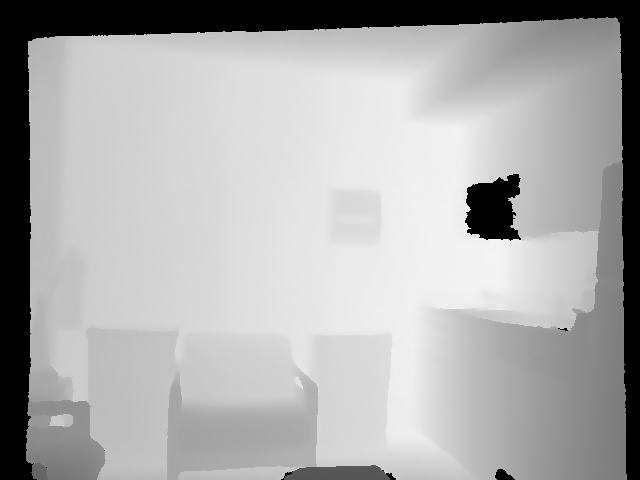
%> input picture demo/NYU0001_0000.png, 640 x 480 px
$ octave --eval "perpareDataTest;"   (GNU Octave 9; MATLAB toolbox functions it lacks are replaced by stand-ins)
%> lines starting %> are read from the running program, lines starting %| are printed output that depends on the picture; in (x1, y1, x2, y2) boxes, pixels count from 0 and x2, y2 are one past the last pixel; in counts of white or black regions, pixels touching at a corner belong together; the program's own positions count from 1
### matlab_code/utils/readDepth.m
function depthInpaint = readDepth(depthpath)
%> called with depthpath = '../demo/NYU0001_0000.png'
    depthVis = imread(depthpath);
%> depthVis is the input picture: size 480x640 uint16; min 0, max 29624, mean 20036.9
    depthInpaint = bitor(bitshift(depthVis,-3), bitshift(depthVis,16-3));
    depthInpaint = double(depthInpaint)/1000;
%> depthInpaint: size 480x640 double
end

### matlab_code/utils/read_3d_pts_general.m
function [rgb,points3d]=read_3d_pts_general(depthInpaint,K,depthInpaintsize,imageName)
%> called with K = [518.9 0 320; 0 518.9 240; 0 0 1], depthInpaintsize = [480 640], imageName = []
    % K is [fx 0 cx; 0 fy cy; 0 0 1];
    % for uncrop image crop =[1,1];
    % imageName is the full path to image
    cx = K(1,3); cy = K(2,3);
    fx = K(1,1); fy = K(2,2);
    invalid = depthInpaint==0;
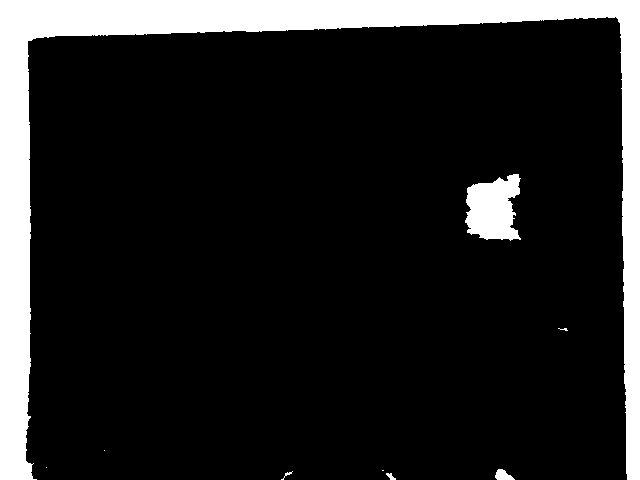
%> invalid: size 480x640 logical; 13.7% white; 9 white regions (4 under 20 px), largest, box (x1, y1, x2, y2) and area: (0, 0, 640, 480) 39049, (465, 174, 521, 241) 2738, (495, 469, 515, 480) 142, (386, 473, 396, 480) 38, (281, 471, 293, 480) 25
    if ~isempty(imageName)
        if ischar(imageName)
            im = imread(imageName);
            rgb = im2double(im);
        else
            rgb = imageName;
        end
    else
        rgb =double(cat(3,zeros(depthInpaintsize(1),depthInpaintsize(2)),...
                        ones(depthInpaintsize(1),depthInpaintsize(2)),...
                        zeros(depthInpaintsize(1),depthInpaintsize(2))));
    end
    rgb = reshape(rgb, [], 3);
    %3D points
    [x,y] = meshgrid(1:depthInpaintsize(2), 1:depthInpaintsize(1));
    x3 = (x-cx).*depthInpaint*1/fx;
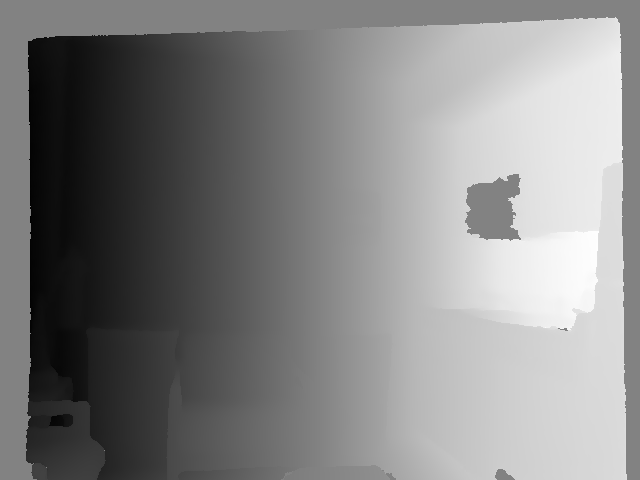
%> x3: size 480x640 double; min -1.58, max 1.5, mean 0.0076; drawn with min black and max white
    y3 = (y-cy).*depthInpaint*1/fy;
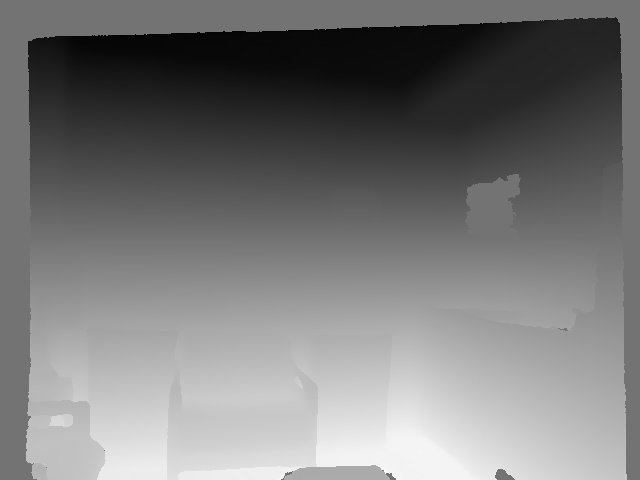
%> y3: size 480x640 double; min -1.19, max 1.43, mean 0.0481; drawn with min black and max white
    z3 = depthInpaint;
    points3d = [x3(:) y3(:) z3(:)];
    points3d(invalid(:),:) =NaN;
end

### matlab_code/utils/points2normals.m
function normals = points2normals(points)
    % estimating a normal vector based on nearby 100 points
    % points is 3 * n matrix for n points

    if size(points,2)==3 && size(points,1)~=3
        points = points';
    end

    normals = lsqnormest(points, 50);


%%%%%%%%%%%%%%%%%%%%%%%%%%%%%%%%%%%%%%%%%%%%%%%%%%%%%%%%%%%%%%%%%%%%%%%%%%
% functions from http://www.mathworks.com/matlabcentral/fileexchange/27804-iterative-closest-point

% Least squares normal estimation from point clouds using PCA
%
% H. Hoppe, T. DeRose, T. Duchamp, J. McDonald, and W. Stuetzle.
% Surface reconstruction from unorganized points.
% In Proceedings of ACM Siggraph, pages 71:78, 1992.
%
% p should be a matrix containing the horizontally concatenated column
% vectors with points. k is a scalar indicating how many neighbors the
% normal estimation is based upon.
%
% Note that for large point sets, the function performs significantly
% faster if Statistics Toolbox >= v. 7.3 is installed.
%
% Jakob Wilm 2010

function n = lsqnormest(p, k)
%> called with k = 50
m = size(p,2);
%> m = 26519
n = zeros(3,m);

v = ver('stats');
%> the run ends on the next line
if str2double(v.Version) >= 7.5
    neighbors = transpose(knnsearch(transpose(p), transpose(p), 'k', k+1));
else
    neighbors = k_nearest_neighbors(p, p, k+1);
end

for i = 1:m
    x = p(:,neighbors(2:end, i));
    p_bar = 1/k * sum(x,2);

    P = (x - repmat(p_bar,1,k)) * transpose(x - repmat(p_bar,1,k)); %spd matrix P
    %P = 2*cov(x);

    [V,D] = eig(P);

    [~, idx] = min(diag(D)); % choses the smallest eigenvalue

    n(:,i) = V(:,idx);   % returns the corresponding eigenvector
end

%%%%%%%%%%%%%%%%%%%%%%%%%%%%%%%%%%%%%%%%%%%%%%%%%%%%%%%%%%%%%%%%%%%%%%%%%%

% Program to find the k - nearest neighbors (kNN) within a set of points.
% Distance metric used: Euclidean distance
%
% Note that this function makes repetitive use of min(), which seems to be
% more efficient than sort() for k < 30.

% [22 lines left out: function k_nearest_neighbors, not called in this run]


### matlab_code/utils/rectify.m
function [Rtilt,R] = rectify(XYZ)
    %% XYZ is HxWx3 matrix
    % X = XYZ(:,:,1);Y = XYZ(:,:,2);Z = XYZ(:,:,3);
    % XYZnew = Rtilt*[X(:),Y(:),Z(:)]'
    [Rtilt,R,world_center] = dominantAxes([eye(3) zeros(3,1)],XYZ);


function [Rtilt,R,world_center] = dominantAxes(cameraRt, pts)

%XYZ = pts;
%points = [reshape(XYZ(:,:,1),1,[]);reshape(XYZ(:,:,2),1,[]);reshape(XYZ(:,:,3),1,[])];

S = 10;
pointsOK = pts(:,sum(isnan(pts),1)==0);
pointsOK = pointsOK(:,sum(pointsOK,1)>0);
pointsOK = pointsOK(:,1:S:end);
%tic;normals = points2normals_radius(pointsOK);toc;
normals = points2normals(pointsOK);

% [20 lines of commented-out code are left out]
sphere = icosahedron2sphere(4)';
bins = sphere(:, sphere(1, :) >= 0);

%NSAMPLE = 1e5;
%sampleind = randsample(1 : size(normals, 2), min(size(normals, 2), NSAMPLE));
%normals = normals(:,sampleind );
[D, B] = max(abs(bins' * normals), [], 1);

H = accumarray(cat(2, B', repmat(1, [length(B) 1])), repmat(1, [length(B) 1]));

A = eye(3);
[~, I] = sort(-H);
for j = 1 : 3
    if ~isempty(I)
          b = I(1);
          % choose mean normal that falls into the biggest bin
          in_bin = normals(:, B == b);
          % flip mirrored normals
          dots = sum(in_bin .* repmat(bins(:, b), [1 size(in_bin, 2)]), 1);
          in_bin(:, (dots < 0)) = -in_bin(:, (dots < 0));
          v = mean(in_bin, 2);
          v = v / norm(v);

          A(:, j) = v;

          fprintf('Bin: %d, Normal: %f %f %f. Contains %d points. Mean vector: %f %f %f\n', b, bins(:, b), H(b), v);
          % remove bins that are not ~90 degrees away
          dots = sum(bins(:, I) .* repmat(v, [1 length(I)]), 1);
          I = I((dots >= cos(deg2rad(110))) & (dots <= cos(deg2rad(70))));
    end
end

axisI = A(:,1);
axisII = A(:,2);
axisII = axisII - (axisI'*axisII)*axisI;
axisII = axisII/norm(axisII);
axisIII = cross(axisI,axisII);

AA =[axisI,axisII,axisIII -1*[axisI,axisII,axisIII]];
[~, zi] = max(squeeze(cameraRt(1:3, 3, :))'*AA);
ZZ = AA(:, zi);
[~, xi] = max(squeeze(cameraRt(1:3, 1, :))'*AA);
XX = AA(:, xi);
[~, yi] = max(squeeze(cameraRt(1:3, 2, :))'*AA);
YY = AA(:, yi);
% [9 lines of commented-out code are left out]
R = [XX YY ZZ]';
q = quaternion.rotateutov(ZZ, [0;0;1]);
Rtilt = RotationMatrix(q);
world_center = nanmean(reshape(pts,3,[]),2);


% [99 lines left out: functions deg2rad, icosahedron2sphere, not called in this run]

% vertex number: 12  42  162  642


### matlab_code/volume_param.m
voxSizeCam = [240;240;240];
voxSize = [240;240;144];
voxSizeTarget = [240;144;240];
voxUnit = 0.02;
voxMargin = 5;
camK = [518.8579,0,320;0,518.8579,240;0,0,1];
height_belowfloor = -0.05;
im_w = 640;
im_h = 480;

### matlab_code/perpareDataTest.m
function perpareDataTest()
    % This function provides an example of generating your own testing
    % data without ground truth labels. It will generate a the .bin file
    % with camera pose and an empty volume, without room boundary.
    % To generate training data with NYU dataset and SUNCG dataset with
    % ground truth label, please refer to:
    %   perpareNYUdata.m
    %   getSceneVoxSUNCG.m
    addpath('./utils');
    volume_param;
    depthFilename = fullfile('../demo/NYU0001_0000.png');
    sceneVoxFilename = fullfile('../test/NYU0001_0000.bin');

    depthInpaint  = readDepth(depthFilename);
    [rgb,XYZ] = read_3d_pts_general(depthInpaint,camK,size(depthInpaint),[]);

    % Find room orientation
    [Rtilt,R] = rectify(XYZ');
    % Find the floor
    point_t = R*XYZ';

    floorHeight = prctile(point_t(2,:),2);

    % transformation
    transform = [0,0,-1*floorHeight];
    extCam2World = [[1 0 0; 0 -1 0;0 0 1]*[1 0 0; 0 0 1; 0 1 0]*R'*[1 0 0; 0 -1 0;0 0 -1] transform'];

    % [6 lines of commented-out code are left out]
    sceneVox = zeros(voxSizeTarget');
    camPoseArr = [extCam2World', [0;0;0;1]];
    camPoseArr = camPoseArr(:);

    voxRangeExtremesCam = [[-voxSizeCam(1:2).*voxUnit/2;0],[-voxSizeCam(1:2).*voxUnit/2;2]+voxSizeCam.*voxUnit];
    voxOriginCam = mean(voxRangeExtremesCam,2);
    voxOriginWorld = extCam2World(1:3,1:3)*voxOriginCam + extCam2World(1:3,4) - [voxSize(1)/2*voxUnit;voxSize(2)/2*voxUnit;voxSize(3)/2*voxUnit];
    voxOriginWorld(3) = height_belowfloor;

    writeRLEfile(sceneVoxFilename, sceneVox,camPoseArr,voxOriginWorld)
end
